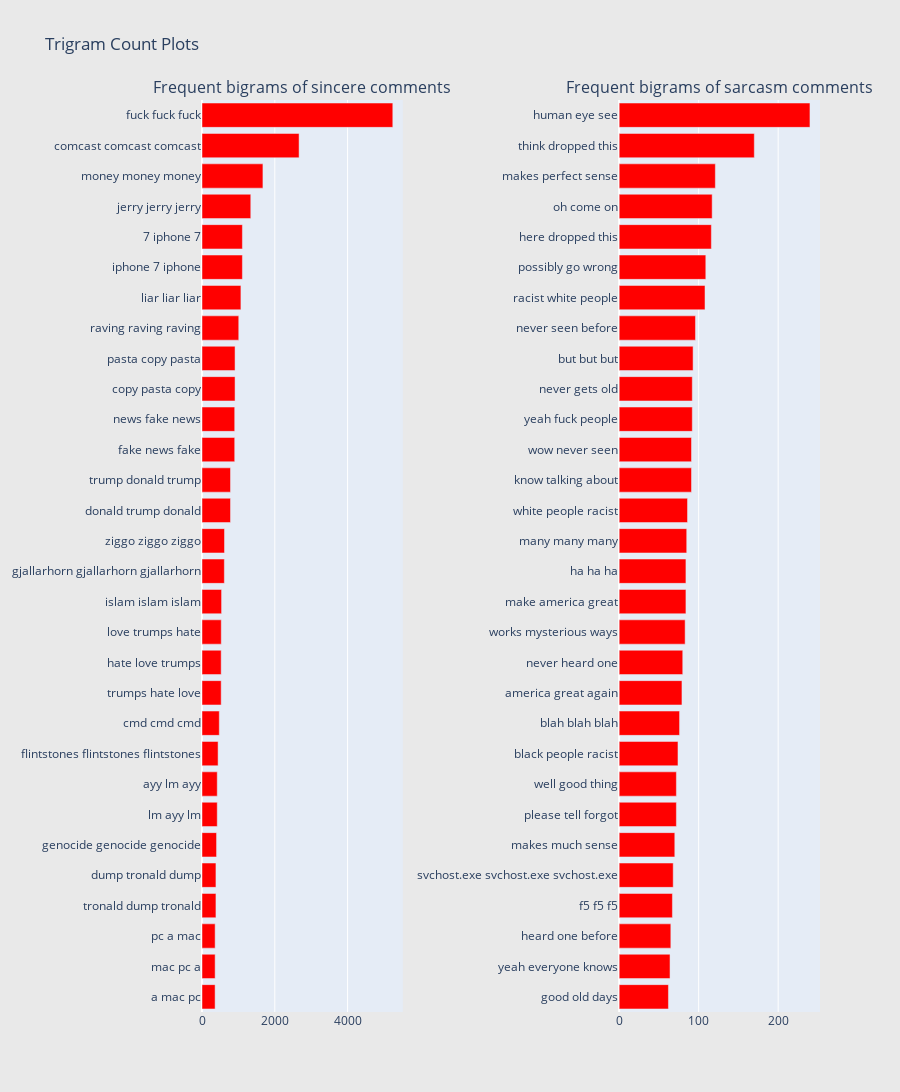

Notebook code cell kept with this figure:
### Code cell
# TRIGRAMS
freq_dict = defaultdict(int)
for sent in TRAIN_DATA[TRAIN_DATA["label"]==0]["comment"]:
    for word in generate_ngrams(sent,3):
        freq_dict[word] += 1
fd_sorted = pd.DataFrame(sorted(freq_dict.items(), key=lambda x: x[1])[::-1])
fd_sorted.columns = ["word", "wordcount"]
trace0 = horizontal_bar_chart(fd_sorted.head(30), 'red')


freq_dict = defaultdict(int)
for sent in TRAIN_DATA[TRAIN_DATA["label"]==1]["comment"]:
    for word in generate_ngrams(sent,3):
        freq_dict[word] += 1
fd_sorted = pd.DataFrame(sorted(freq_dict.items(), key=lambda x: x[1])[::-1])
fd_sorted.columns = ["word", "wordcount"]
trace1 = horizontal_bar_chart(fd_sorted.head(30), 'red')

# Creating two subplots
fig = tools.make_subplots(rows=1, cols=2, vertical_spacing=0.04,horizontal_spacing=0.35,
                          subplot_titles=["Frequent bigrams of sincere comments", 
                                          "Frequent bigrams of sarcasm comments"])
fig.append_trace(trace0, 1, 1)
fig.append_trace(trace1, 1, 2)
fig['layout'].update(height=1200, width=900, paper_bgcolor='rgb(233,233,233)', title="Trigram Count Plots")
py.iplot(fig, filename='word-plots')

### Figure 1 — Plotly figure (JSON) as saved in the notebook; plotly's stock layout.template omitted (floating-point values rounded to 4 significant figures)
{"data": [{"marker": {"color": "red"}, "orientation": "h", "showlegend": false, "type": "bar", "x": [360, 361, 361, 383, 383, 400, 419, 419, 442, 475, 527, 527, 529, 538, 614, 618, 783, 783, 899, 899, 908, 908, 1010, 1069, 1110, 1110, 1340, 1674, 2667, 5242], "xaxis": "x", "y": ["a mac pc", "mac pc a", "pc a mac", "tronald dump tronald", "dump tronald dump", "genocide genocide genocide", "lm ayy lm", "ayy lm ayy", "flintstones flintstones flintstones", "cmd cmd cmd", "trumps hate love", "hate love trumps", "love trumps hate", "islam islam islam", "gjallarhorn gjallarhorn gjallarhorn", "ziggo ziggo ziggo", "donald trump donald", "trump donald trump", "fake news fake", "news fake news", "copy pasta copy", "pasta copy pasta", "raving raving raving", "liar liar liar", "iphone 7 iphone", "7 iphone 7", "jerry jerry jerry", "money money money", "comcast comcast comcast", "fuck fuck fuck"], "yaxis": "y"}, {"marker": {"color": "red"}, "orientation": "h", "showlegend": false, "type": "bar", "x": [62, 64, 65, 67, 68, 70, 72, 72, 74, 76, 79, 80, 83, 84, 84, 85, 86, 91, 91, 92, 92, 93, 96, 108, 109, 116, 117, 121, 170, 240], "xaxis": "x2", "y": ["good old days", "yeah everyone knows", "heard one before", "f5 f5 f5", "svchost.exe svchost.exe svchost.exe", "makes much sense", "please tell forgot", "well good thing", "black people racist", "blah blah blah", "america great again", "never heard one", "works mysterious ways", "make america great", "ha ha ha", "many many many", "white people racist", "know talking about", "wow never seen", "yeah fuck people", "never gets old", "but but but", "never seen before", "racist white people", "possibly go wrong", "here dropped this", "oh come on", "makes perfect sense", "think dropped this", "human eye see"], "yaxis": "y2"}], "layout": {"annotations": [{"font": {"size": 16}, "showarrow": false, "text": "Frequent bigrams of sincere comments", "x": 0.1625, "xanchor": "center", "xref": "paper", "y": 1, "yanchor": "bottom", "yref": "paper"}, {"font": {"size": 16}, "showarrow": false, "text": "Frequent bigrams of sarcasm comments", "x": 0.8375, "xanchor": "center", "xref": "paper", "y": 1, "yanchor": "bottom", "yref": "paper"}], "height": 1200, "paper_bgcolor": "rgb(233,233,233)", "title": {"text": "Trigram Count Plots"}, "width": 900, "xaxis": {"anchor": "y", "domain": [0, 0.325]}, "xaxis2": {"anchor": "y2", "domain": [0.675, 1]}, "yaxis": {"anchor": "x", "domain": [0, 1]}, "yaxis2": {"anchor": "x2", "domain": [0, 1]}}}
